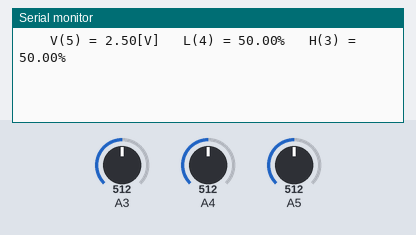
Bench run of a program on a simulated Arduino Uno, built with avr-gcc and run on an emulated ATmega328P. On the bench: the last lines printed to the serial monitor. The test bench sets the inputs (shaded band); at power-on: A3 = 512, A4 = 512, A5 = 512.

Above: at 1.2 s.
1.3 s: A3 set to 716
2.8 s: A4 set to 716
At 3.7 s:
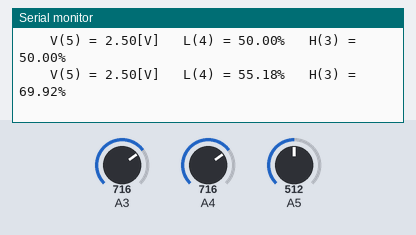
4.3 s: A5 set to 716
At 5.5 s:
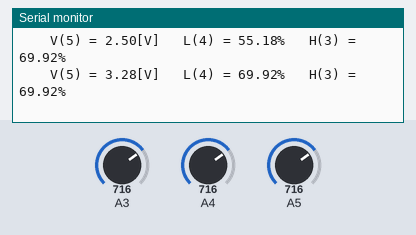
5.8 s: A3 set to 900
7.3 s: A4 set to 900
At 7.3 s:
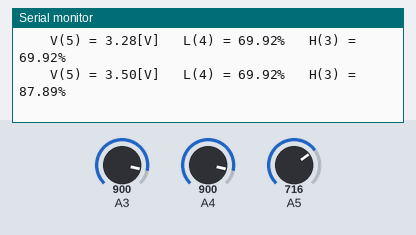
8.8 s: A5 set to 900
At 10.3 s:
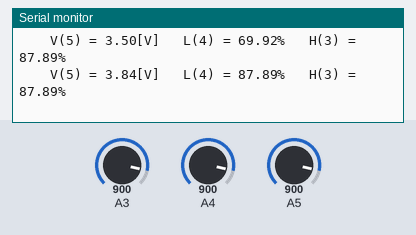
Timing chart, 0 to 11.3 s (numbered marks = the images above; inputs shaded):
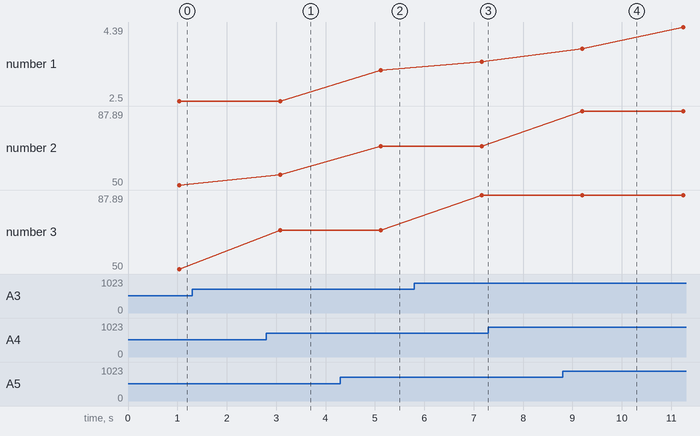

Measured:
- after the input at 2.8 s, the serial monitor: prints a new line after 0.28 s (image 1)
- after the input at 4.3 s, the serial monitor: prints a new line after 0.82 s (image 2)
- after the input at 8.8 s, the serial monitor: prints a new line after 0.40 s (image 4)
- plotted number 1: 2.5 → 3.28 after the input at 4.3 s, 3.5 → 4.39 after the input at 8.8 s
- plotted number 2: 50 → 55.18 after the input at 2.8 s
- plotted number 3: 69.92 → 87.89 after the input at 5.8 s

The program:

main.cpp
```cpp
#include <Arduino.h>
#define ADC_RES_DEF (5.0f / 1024.0f)
#define ADC_LH_DEF (100.0f / 1024.0f)
#define samples 100
#define samplingTime 1000

void PrintResult(double P, double L, double H)
{
  Serial.print(" \t V(5) = ");
  Serial.print(P);
  Serial.print("[V]  ");
  Serial.print(" L(4) = ");
  Serial.print(L);
  Serial.print("%  ");
  Serial.print(" H(3) = ");
  Serial.print(H);
  Serial.println("%  ");
}

void setup()
{
  Serial.begin(9600);
  analogReference(DEFAULT);
  pinMode(A5, INPUT);
  pinMode(A4, INPUT);
  pinMode(A3, INPUT);
}
void loop()
{
  double sumP = 0, sumL = 0, sumH = 0;
  double avrP = 0, avrL = 0, avrH = 0;
  for (int i = 1; i <= samples; i++)
  {
    sumP += ADC_RES_DEF * analogRead(A5);
    sumL += ADC_LH_DEF * analogRead(A4);
    sumH += ADC_LH_DEF * analogRead(A3);
    delay(10);
  }

  avrP = sumP / samples;
  avrL = sumL / samples;
  avrH = sumH / samples;
  PrintResult(avrP, avrL, avrH);

  delay(samplingTime);
}
```
